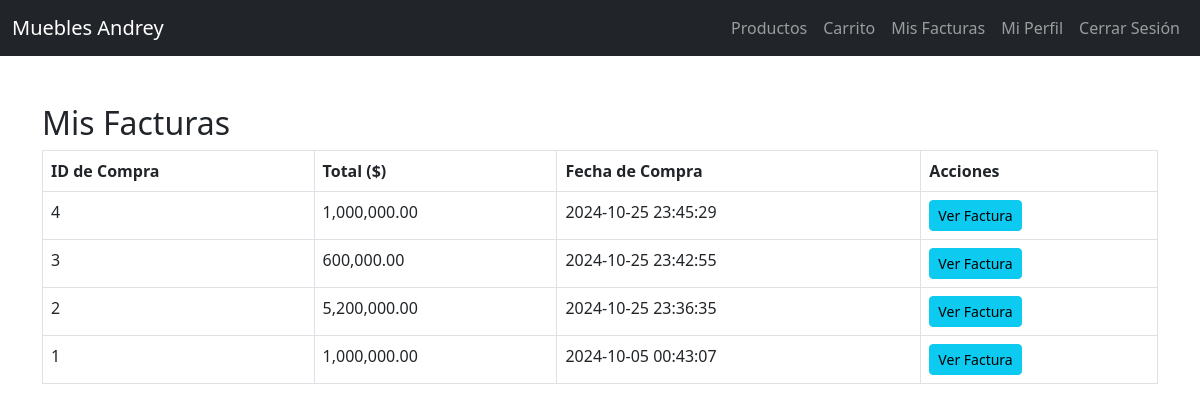
Screenshot of /facturas/index.php (signed in) with the database file from the repository.
### tables this page shows
CREATE TABLE `compras` (
  `id` int(11) NOT NULL,
  `usuario_id` int(11) NOT NULL,
  `total` decimal(10,2) NOT NULL,
  `fecha_compra` datetime DEFAULT current_timestamp()
);

### facturas/index.php (the view, shortened to what this page needs)
<?php
require_once '../config/database.php';
$usuario_id = $_SESSION['usuario_id'];
$stmt = $pdo->prepare("SELECT * FROM compras WHERE usuario_id = ? ORDER BY fecha_compra DESC");
$stmt->execute([$usuario_id]);
$compras = $stmt->fetchAll();
?>
<?php include('../includes/header.php'); ?>
<?php include('../includes/navbar.php'); ?>
<div class="container mt-5">
    <h2>Mis Facturas</h2>
    <?php if (count($compras) > 0): ?>
        <table class="table table-bordered">
            <thead>
                <tr>
                    <th>ID de Compra</th>
                    <th>Total ($)</th>
                    <th>Fecha de Compra</th>
                    <th>Acciones</th>
                </tr>
            </thead>
            <tbody>
                <?php foreach ($compras as $compra): ?>
                    <tr>
                        <td><?php echo $compra['id']; ?></td>
                        <td><?php echo number_format($compra['total'], 2); ?></td>
                        <td><?php echo htmlspecialchars($compra['fecha_compra']); ?></td>
                        <td>
                            <a href="ver_factura.php?id=<?php echo $compra['id']; ?>" class="btn btn-info btn-sm">Ver Factura</a>
                        </td>
                    </tr>
                <?php endforeach; ?>
            </tbody>
        </table>
    <?php else: ?>
        <p>No has realizado ninguna compra todavía.</p>
        <a href="../index.php" class="btn btn-primary">Explorar Productos</a>
    <?php endif; ?>
</div>
<?php include('../includes/footer.php'); ?>

### rows the page displays
compras: id "4", total "1,000,000.00", fecha_compra "2024-10-25 23:45:29"
compras: id "3", total "600,000.00", fecha_compra "2024-10-25 23:42:55"
compras: id "2", total "5,200,000.00", fecha_compra "2024-10-25 23:36:35"
compras: id "1", total "1,000,000.00", fecha_compra "2024-10-05 00:43:07"
